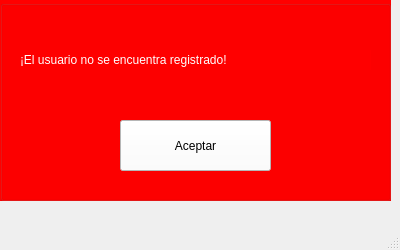
<?xml version="1.0" encoding="UTF-8"?>
<ui version="4.0">
 <class>MainWindow</class>
 <widget class="QMainWindow" name="MainWindow">
  <property name="geometry">
   <rect>
    <x>0</x>
    <y>0</y>
    <width>400</width>
    <height>250</height>
   </rect>
  </property>
  <property name="minimumSize">
   <size>
    <width>400</width>
    <height>250</height>
   </size>
  </property>
  <property name="maximumSize">
   <size>
    <width>400</width>
    <height>250</height>
   </size>
  </property>
  <property name="windowTitle">
   <string>MainWindow</string>
  </property>
  <widget class="QWidget" name="centralwidget">
   <widget class="QGroupBox" name="groupBox">
    <property name="geometry">
     <rect>
      <x>0</x>
      <y>0</y>
      <width>391</width>
      <height>201</height>
     </rect>
    </property>
    <property name="styleSheet">
     <string notr="true">background-color: rgb(255, 0, 0);</string>
    </property>
    <property name="title">
     <string/>
    </property>
    <widget class="QLabel" name="label">
     <property name="geometry">
      <rect>
       <x>20</x>
       <y>50</y>
       <width>351</width>
       <height>20</height>
      </rect>
     </property>
     <property name="styleSheet">
      <string notr="true">font: 12pt &quot;MS Shell Dlg 2&quot;;
color: rgb(255, 255, 255);</string>
     </property>
     <property name="text">
      <string>¡El usuario no se encuentra registrado!</string>
     </property>
    </widget>
    <widget class="QPushButton" name="bttn_aceptar">
     <property name="geometry">
      <rect>
       <x>120</x>
       <y>120</y>
       <width>151</width>
       <height>51</height>
      </rect>
     </property>
     <property name="styleSheet">
      <string notr="true">background-color: rgb(255, 255, 255);</string>
     </property>
     <property name="text">
      <string>Aceptar</string>
     </property>
    </widget>
   </widget>
  </widget>
  <widget class="QMenuBar" name="menubar">
   <property name="geometry">
    <rect>
     <x>0</x>
     <y>0</y>
     <width>400</width>
     <height>26</height>
    </rect>
   </property>
  </widget>
  <widget class="QStatusBar" name="statusbar"/>
 </widget>
 <resources/>
 <connections/>
</ui>
